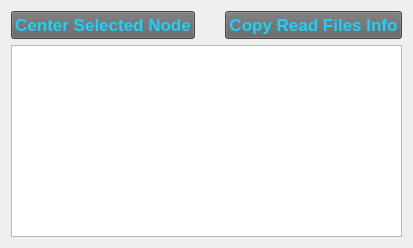
      <widget class="QWidget" name="readFilesInfo">
       <attribute name="title">
        <string>Read Files Info</string>
       </attribute>
       <layout class="QVBoxLayout" name="verticalLayout_2">
        <item>
         <layout class="QVBoxLayout" name="readFilesInfo_verticalLayout">
          <item>
           <layout class="QHBoxLayout" name="readFilesButton_horizontalLayout">
            <property name="spacing">
             <number>30</number>
            </property>
            <item>
             <widget class="QPushButton" name="readFiles_centerSelectedNode_QPushButton">
              <property name="sizePolicy">
               <sizepolicy hsizetype="Preferred" vsizetype="Fixed">
                <horstretch>0</horstretch>
                <verstretch>0</verstretch>
               </sizepolicy>
              </property>
              <property name="minimumSize">
               <size>
                <width>0</width>
                <height>25</height>
               </size>
              </property>
              <property name="palette">
               <palette>
                <active>
                 <colorrole role="WindowText">
                  <brush brushstyle="SolidPattern">
                   <color alpha="255">
                    <red>26</red>
                    <green>209</green>
                    <blue>255</blue>
                   </color>
                  </brush>
                 </colorrole>
                 <colorrole role="Button">
                  <brush brushstyle="SolidPattern">
                   <color alpha="255">
                    <red>98</red>
                    <green>98</green>
                    <blue>98</blue>
                   </color>
                  </brush>
                 </colorrole>
                 <colorrole role="Text">
                  <brush brushstyle="SolidPattern">
                   <color alpha="255">
                    <red>26</red>
                    <green>209</green>
                    <blue>255</blue>
                   </color>
                  </brush>
                 </colorrole>
                 <colorrole role="ButtonText">
                  <brush brushstyle="SolidPattern">
                   <color alpha="255">
                    <red>26</red>
                    <green>209</green>
                    <blue>255</blue>
                   </color>
                  </brush>
                 </colorrole>
                 <colorrole role="Base">
                  <brush brushstyle="SolidPattern">
                   <color alpha="255">
                    <red>98</red>
                    <green>98</green>
                    <blue>98</blue>
                   </color>
                  </brush>
                 </colorrole>
                 <colorrole role="Window">
                  <brush brushstyle="SolidPattern">
                   <color alpha="255">
                    <red>98</red>
                    <green>98</green>
                    <blue>98</blue>
                   </color>
                  </brush>
                 </colorrole>
                </active>
                <inactive>
                 <colorrole role="WindowText">
                  <brush brushstyle="SolidPattern">
                   <color alpha="255">
                    <red>26</red>
                    <green>209</green>
                    <blue>255</blue>
                   </color>
                  </brush>
                 </colorrole>
                 <colorrole role="Button">
                  <brush brushstyle="SolidPattern">
                   <color alpha="255">
                    <red>98</red>
                    <green>98</green>
                    <blue>98</blue>
                   </color>
                  </brush>
                 </colorrole>
                 <colorrole role="Text">
                  <brush brushstyle="SolidPattern">
                   <color alpha="255">
                    <red>26</red>
                    <green>209</green>
                    <blue>255</blue>
                   </color>
                  </brush>
                 </colorrole>
                 <colorrole role="ButtonText">
                  <brush brushstyle="SolidPattern">
                   <color alpha="255">
                    <red>26</red>
                    <green>209</green>
                    <blue>255</blue>
                   </color>
                  </brush>
                 </colorrole>
                 <colorrole role="Base">
                  <brush brushstyle="SolidPattern">
                   <color alpha="255">
                    <red>98</red>
                    <green>98</green>
                    <blue>98</blue>
                   </color>
                  </brush>
                 </colorrole>
                 <colorrole role="Window">
                  <brush brushstyle="SolidPattern">
                   <color alpha="255">
                    <red>98</red>
                    <green>98</green>
                    <blue>98</blue>
                   </color>
                  </brush>
                 </colorrole>
                </inactive>
                <disabled>
                 <colorrole role="WindowText">
                  <brush brushstyle="SolidPattern">
                   <color alpha="255">
                    <red>26</red>
                    <green>209</green>
                    <blue>255</blue>
                   </color>
                  </brush>
                 </colorrole>
                 <colorrole role="Button">
                  <brush brushstyle="SolidPattern">
                   <color alpha="255">
                    <red>98</red>
                    <green>98</green>
                    <blue>98</blue>
                   </color>
                  </brush>
                 </colorrole>
                 <colorrole role="Text">
                  <brush brushstyle="SolidPattern">
                   <color alpha="255">
                    <red>26</red>
                    <green>209</green>
                    <blue>255</blue>
                   </color>
                  </brush>
                 </colorrole>
                 <colorrole role="ButtonText">
                  <brush brushstyle="SolidPattern">
                   <color alpha="255">
                    <red>26</red>
                    <green>209</green>
                    <blue>255</blue>
                   </color>
                  </brush>
                 </colorrole>
                 <colorrole role="Base">
                  <brush brushstyle="SolidPattern">
                   <color alpha="255">
                    <red>98</red>
                    <green>98</green>
                    <blue>98</blue>
                   </color>
                  </brush>
                 </colorrole>
                 <colorrole role="Window">
                  <brush brushstyle="SolidPattern">
                   <color alpha="255">
                    <red>98</red>
                    <green>98</green>
                    <blue>98</blue>
                   </color>
                  </brush>
                 </colorrole>
                </disabled>
               </palette>
              </property>
              <property name="font">
               <font>
                <family>Microsoft Sans Serif</family>
                <pointsize>13</pointsize>
                <weight>75</weight>
                <bold>true</bold>
               </font>
              </property>
              <property name="styleSheet">
               <string notr="true">background-color: rgb(98, 98, 98);
color: rgb(26, 209, 255);</string>
              </property>
              <property name="text">
               <string>Center Selected Node</string>
              </property>
             </widget>
            </item>
            <item>
             <widget class="QPushButton" name="copyReadFilesInfo_QPushButton">
              <property name="sizePolicy">
               <sizepolicy hsizetype="Preferred" vsizetype="Fixed">
                <horstretch>0</horstretch>
                <verstretch>0</verstretch>
               </sizepolicy>
              </property>
              <property name="minimumSize">
               <size>
                <width>0</width>
                <height>25</height>
               </size>
              </property>
              <property name="palette">
               <palette>
                <active>
                 <colorrole role="WindowText">
                  <brush brushstyle="SolidPattern">
                   <color alpha="255">
                    <red>26</red>
                    <green>209</green>
                    <blue>255</blue>
                   </color>
                  </brush>
                 </colorrole>
                 <colorrole role="Button">
                  <brush brushstyle="SolidPattern">
                   <color alpha="255">
                    <red>98</red>
                    <green>98</green>
                    <blue>98</blue>
                   </color>
                  </brush>
                 </colorrole>
                 <colorrole role="Text">
                  <brush brushstyle="SolidPattern">
                   <color alpha="255">
                    <red>26</red>
                    <green>209</green>
                    <blue>255</blue>
                   </color>
                  </brush>
                 </colorrole>
                 <colorrole role="ButtonText">
                  <brush brushstyle="SolidPattern">
                   <color alpha="255">
                    <red>26</red>
                    <green>209</green>
                    <blue>255</blue>
                   </color>
                  </brush>
                 </colorrole>
                 <colorrole role="Base">
                  <brush brushstyle="SolidPattern">
                   <color alpha="255">
                    <red>98</red>
                    <green>98</green>
                    <blue>98</blue>
                   </color>
                  </brush>
                 </colorrole>
                 <colorrole role="Window">
                  <brush brushstyle="SolidPattern">
                   <color alpha="255">
                    <red>98</red>
                    <green>98</green>
                    <blue>98</blue>
                   </color>
                  </brush>
                 </colorrole>
                </active>
                <inactive>
                 <colorrole role="WindowText">
                  <brush brushstyle="SolidPattern">
                   <color alpha="255">
                    <red>26</red>
                    <green>209</green>
                    <blue>255</blue>
                   </color>
                  </brush>
                 </colorrole>
                 <colorrole role="Button">
                  <brush brushstyle="SolidPattern">
                   <color alpha="255">
                    <red>98</red>
                    <green>98</green>
                    <blue>98</blue>
                   </color>
                  </brush>
                 </colorrole>
                 <colorrole role="Text">
                  <brush brushstyle="SolidPattern">
                   <color alpha="255">
                    <red>26</red>
                    <green>209</green>
                    <blue>255</blue>
                   </color>
                  </brush>
                 </colorrole>
                 <colorrole role="ButtonText">
                  <brush brushstyle="SolidPattern">
                   <color alpha="255">
                    <red>26</red>
                    <green>209</green>
                    <blue>255</blue>
                   </color>
                  </brush>
                 </colorrole>
                 <colorrole role="Base">
                  <brush brushstyle="SolidPattern">
                   <color alpha="255">
                    <red>98</red>
                    <green>98</green>
                    <blue>98</blue>
                   </color>
                  </brush>
                 </colorrole>
                 <colorrole role="Window">
                  <brush brushstyle="SolidPattern">
                   <color alpha="255">
                    <red>98</red>
                    <green>98</green>
                    <blue>98</blue>
                   </color>
                  </brush>
                 </colorrole>
                </inactive>
                <disabled>
                 <colorrole role="WindowText">
                  <brush brushstyle="SolidPattern">
                   <color alpha="255">
                    <red>26</red>
                    <green>209</green>
                    <blue>255</blue>
                   </color>
                  </brush>
                 </colorrole>
                 <colorrole role="Button">
                  <brush brushstyle="SolidPattern">
                   <color alpha="255">
                    <red>98</red>
                    <green>98</green>
                    <blue>98</blue>
                   </color>
                  </brush>
                 </colorrole>
                 <colorrole role="Text">
                  <brush brushstyle="SolidPattern">
                   <color alpha="255">
                    <red>26</red>
                    <green>209</green>
                    <blue>255</blue>
                   </color>
                  </brush>
                 </colorrole>
                 <colorrole role="ButtonText">
                  <brush brushstyle="SolidPattern">
                   <color alpha="255">
                    <red>26</red>
                    <green>209</green>
                    <blue>255</blue>
                   </color>
                  </brush>
                 </colorrole>
                 <colorrole role="Base">
                  <brush brushstyle="SolidPattern">
                   <color alpha="255">
                    <red>98</red>
                    <green>98</green>
                    <blue>98</blue>
                   </color>
                  </brush>
                 </colorrole>
                 <colorrole role="Window">
                  <brush brushstyle="SolidPattern">
                   <color alpha="255">
                    <red>98</red>
                    <green>98</green>
                    <blue>98</blue>
                   </color>
                  </brush>
                 </colorrole>
                </disabled>
               </palette>
              </property>
              <property name="font">
               <font>
                <family>Microsoft Sans Serif</family>
                <pointsize>13</pointsize>
                <weight>75</weight>
                <bold>true</bold>
               </font>
              </property>
              <property name="styleSheet">
               <string notr="true">background-color: rgb(98, 98, 98);
color: rgb(26, 209, 255);</string>
              </property>
              <property name="text">
               <string>Copy Read Files Info</string>
              </property>
             </widget>
            </item>
           </layout>
          </item>
          <item>
           <widget class="QTableWidget" name="readFilesTable_QTableWidget">
            <property name="editTriggers">
             <set>QAbstractItemView::NoEditTriggers</set>
            </property>
            <property name="alternatingRowColors">
             <bool>true</bool>
            </property>
            <property name="rowCount">
             <number>0</number>
            </property>
            <property name="columnCount">
             <number>2</number>
            </property>
            <attribute name="horizontalHeaderVisible">
             <bool>false</bool>
            </attribute>
            <attribute name="horizontalHeaderCascadingSectionResizes">
             <bool>false</bool>
            </attribute>
            <attribute name="horizontalHeaderStretchLastSection">
             <bool>true</bool>
            </attribute>
            <column>
             <property name="text">
              <string>Node Name</string>
             </property>
            </column>
            <column>
             <property name="text">
              <string>Read File</string>
             </property>
            </column>
           </widget>
          </item>
         </layout>
        </item>
       </layout>
      </widget>
